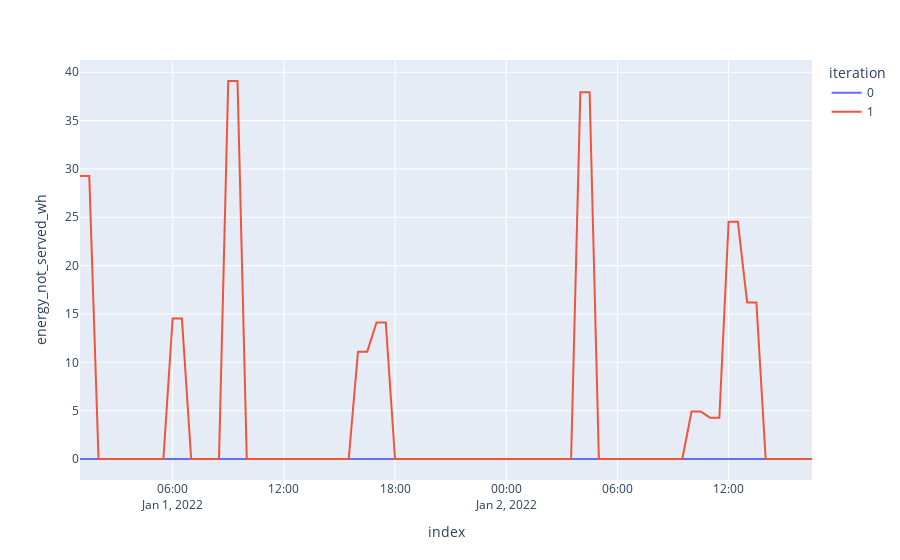

Notebook cell for this chart:
### Markdown cell above
**Observation**: total loss of load is equals that of the first case, as curves shapes are equivalent

### Code cell
px.line(df_load, x=df_load.index, y = 'energy_not_served_wh', color = 'iteration')
